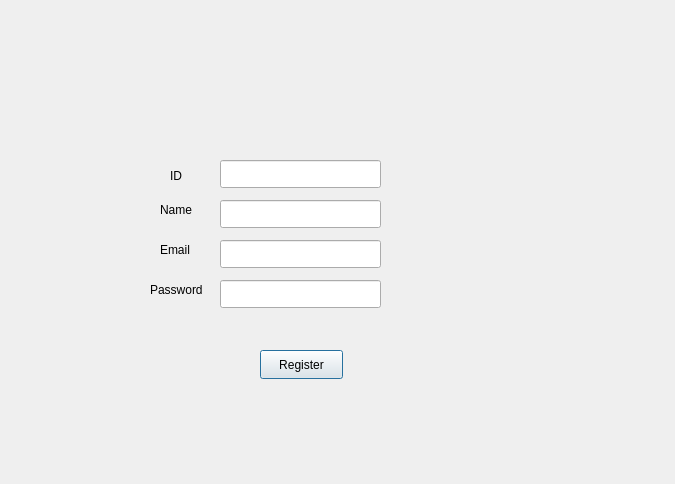
<?xml version="1.0" encoding="UTF-8"?>
<ui version="4.0">
 <class>RegisterWindow</class>
 <widget class="QDialog" name="RegisterWindow">
  <property name="geometry">
   <rect>
    <x>0</x>
    <y>0</y>
    <width>675</width>
    <height>484</height>
   </rect>
  </property>
  <property name="windowTitle">
   <string>Dialog</string>
  </property>
  <widget class="QLabel" name="label">
   <property name="geometry">
    <rect>
     <x>170</x>
     <y>160</y>
     <width>71</width>
     <height>31</height>
    </rect>
   </property>
   <property name="text">
    <string>ID</string>
   </property>
  </widget>
  <widget class="QLabel" name="label_2">
   <property name="geometry">
    <rect>
     <x>160</x>
     <y>200</y>
     <width>63</width>
     <height>20</height>
    </rect>
   </property>
   <property name="text">
    <string>Name</string>
   </property>
  </widget>
  <widget class="QLabel" name="label_3">
   <property name="geometry">
    <rect>
     <x>160</x>
     <y>240</y>
     <width>71</width>
     <height>20</height>
    </rect>
   </property>
   <property name="text">
    <string>Email</string>
   </property>
  </widget>
  <widget class="QLabel" name="label_4">
   <property name="geometry">
    <rect>
     <x>150</x>
     <y>280</y>
     <width>71</width>
     <height>20</height>
    </rect>
   </property>
   <property name="text">
    <string>Password</string>
   </property>
  </widget>
  <widget class="QLineEdit" name="IDinput">
   <property name="geometry">
    <rect>
     <x>220</x>
     <y>160</y>
     <width>161</width>
     <height>28</height>
    </rect>
   </property>
  </widget>
  <widget class="QLineEdit" name="NameInput">
   <property name="geometry">
    <rect>
     <x>220</x>
     <y>200</y>
     <width>161</width>
     <height>28</height>
    </rect>
   </property>
  </widget>
  <widget class="QLineEdit" name="EmailInput">
   <property name="geometry">
    <rect>
     <x>220</x>
     <y>240</y>
     <width>161</width>
     <height>28</height>
    </rect>
   </property>
  </widget>
  <widget class="QLineEdit" name="PassInput">
   <property name="geometry">
    <rect>
     <x>220</x>
     <y>280</y>
     <width>161</width>
     <height>28</height>
    </rect>
   </property>
  </widget>
  <widget class="QPushButton" name="pushButton">
   <property name="geometry">
    <rect>
     <x>260</x>
     <y>350</y>
     <width>83</width>
     <height>29</height>
    </rect>
   </property>
   <property name="text">
    <string>Register</string>
   </property>
  </widget>
 </widget>
 <resources/>
 <connections/>
</ui>
